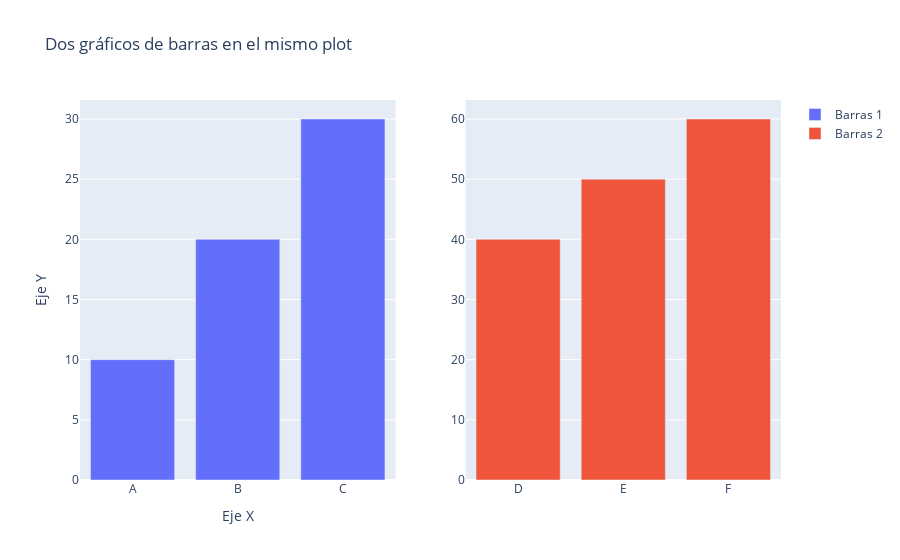

The code cell stored with this chart in its notebook:
### Code cell
import plotly.graph_objs as go
from plotly.subplots import make_subplots

# Datos para el primer gráfico de barras
x_values1 = ['A', 'B', 'C']
y_values1 = [10, 20, 30]

# Datos para el segundo gráfico de barras
x_values2 = ['D', 'E', 'F']
y_values2 = [40, 50, 60]

# Crea los objetos go.Bar() correspondientes
bar1 = go.Bar(x=x_values1, y=y_values1, name='Barras 1')
bar2 = go.Bar(x=x_values2, y=y_values2, name='Barras 2')

# Crea la figura con dos subplots
fig = make_subplots(rows=1, cols=2)

# Agrega los gráficos de barras a cada subplot
fig.add_trace(bar1, row=1, col=1)
fig.add_trace(bar2, row=1, col=2)

# Personaliza la figura
fig.update_layout(title='Dos gráficos de barras en el mismo plot',
                  xaxis_title='Eje X',
                  yaxis_title='Eje Y')

# Muestra el resultado
fig.show()

### Figure 1 — Plotly figure (JSON) as saved in the notebook; plotly's stock layout.template omitted (floating-point values rounded to 4 significant figures)
{"data": [{"name": "Barras 1", "type": "bar", "x": ["A", "B", "C"], "xaxis": "x", "y": [10, 20, 30], "yaxis": "y"}, {"name": "Barras 2", "type": "bar", "x": ["D", "E", "F"], "xaxis": "x2", "y": [40, 50, 60], "yaxis": "y2"}], "layout": {"title": {"text": "Dos gráficos de barras en el mismo plot"}, "xaxis": {"anchor": "y", "domain": [0, 0.45], "title": {"text": "Eje X"}}, "xaxis2": {"anchor": "y2", "domain": [0.55, 1]}, "yaxis": {"anchor": "x", "domain": [0, 1], "title": {"text": "Eje Y"}}, "yaxis2": {"anchor": "x2", "domain": [0, 1]}}}
